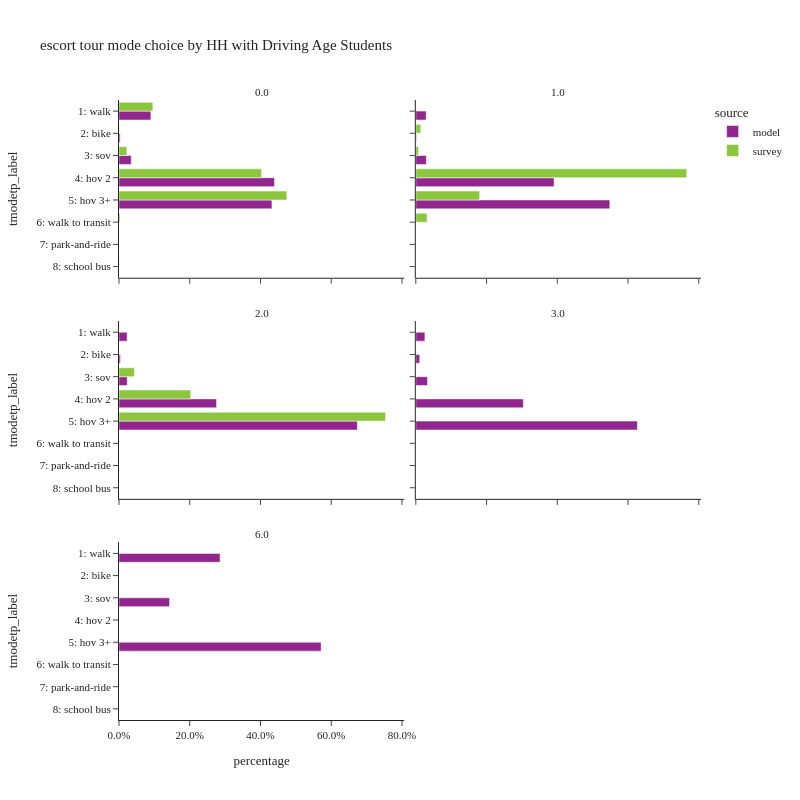

Notebook code cell kept with this figure:
### Code cell
plot_mode_choice(es_tour,
                 "hhhsc",
                 {
                  "tmodetp_label":["1: walk","2: bike","3: sov","4: hov 2","5: hov 3+","6: walk to transit",
                                   "7: park-and-ride","8: school bus","9: otherÃƒÆ’Ã†â€™Ãƒâ€šÃ‚Â¢ÃƒÆ’Ã‚Â¢ÃƒÂ¢Ã¢â€šÂ¬Ã…Â¡Ãƒâ€šÃ‚Â¬ÃƒÆ’Ã‚Â¢ÃƒÂ¢Ã¢â‚¬Å¡Ã‚Â¬Ãƒâ€¦Ã¢â‚¬Å“survey only"]},
                 "HH with Driving Age Students",2,800)

### Figure 1 — Plotly figure (JSON) as saved in the notebook; plotly's stock layout.template omitted (floating-point values rounded to 4 significant figures)
{"data": [{"alignmentgroup": "True", "customdata": [[50155], [1835], [19259], [244872], [240758]], "hovertemplate": "source=model<br>hhhsc=0.0<br>percentage=%{x}<br>tmodetp_label=%{y}<br>sample count=%{customdata[0]}<extra></extra>", "legendgroup": "model", "marker": {"color": "#91268F", "pattern": {"shape": ""}}, "name": "model", "offsetgroup": "model", "orientation": "h", "showlegend": true, "textposition": "auto", "type": "bar", "x": [0.09006, 0.003295, 0.03458, 0.4397, 0.4323], "xaxis": "x5", "y": ["1: walk", "2: bike", "3: sov", "4: hov 2", "5: hov 3+"], "yaxis": "y5"}, {"alignmentgroup": "True", "customdata": [[1663], [99], [1695], [22237], [31200]], "hovertemplate": "source=model<br>hhhsc=1.0<br>percentage=%{x}<br>tmodetp_label=%{y}<br>sample count=%{customdata[0]}<extra></extra>", "legendgroup": "model", "marker": {"color": "#91268F", "pattern": {"shape": ""}}, "name": "model", "offsetgroup": "model", "orientation": "h", "showlegend": false, "textposition": "auto", "type": "bar", "x": [0.02923, 0.00174, 0.02979, 0.3908, 0.5484], "xaxis": "x6", "y": ["1: walk", "2: bike", "3: sov", "4: hov 2", "5: hov 3+"], "yaxis": "y6"}, {"alignmentgroup": "True", "customdata": [[179], [31], [181], [2143], [5235]], "hovertemplate": "source=model<br>hhhsc=2.0<br>percentage=%{x}<br>tmodetp_label=%{y}<br>sample count=%{customdata[0]}<extra></extra>", "legendgroup": "model", "marker": {"color": "#91268F", "pattern": {"shape": ""}}, "name": "model", "offsetgroup": "model", "orientation": "h", "showlegend": false, "textposition": "auto", "type": "bar", "x": [0.02304, 0.00399, 0.0233, 0.2758, 0.6738], "xaxis": "x3", "y": ["1: walk", "2: bike", "3: sov", "4: hov 2", "5: hov 3+"], "yaxis": "y3"}, {"alignmentgroup": "True", "customdata": [[7], [3], [9], [83], [171]], "hovertemplate": "source=model<br>hhhsc=3.0<br>percentage=%{x}<br>tmodetp_label=%{y}<br>sample count=%{customdata[0]}<extra></extra>", "legendgroup": "model", "marker": {"color": "#91268F", "pattern": {"shape": ""}}, "name": "model", "offsetgroup": "model", "orientation": "h", "showlegend": false, "textposition": "auto", "type": "bar", "x": [0.02564, 0.01099, 0.03297, 0.304, 0.6264], "xaxis": "x4", "y": ["1: walk", "2: bike", "3: sov", "4: hov 2", "5: hov 3+"], "yaxis": "y4"}, {"alignmentgroup": "True", "customdata": [[2], [1], [4]], "hovertemplate": "source=model<br>hhhsc=6.0<br>percentage=%{x}<br>tmodetp_label=%{y}<br>sample count=%{customdata[0]}<extra></extra>", "legendgroup": "model", "marker": {"color": "#91268F", "pattern": {"shape": ""}}, "name": "model", "offsetgroup": "model", "orientation": "h", "showlegend": false, "textposition": "auto", "type": "bar", "x": [0.2857, 0.1429, 0.5714], "xaxis": "x", "y": ["1: walk", "3: sov", "5: hov 3+"], "yaxis": "y"}, {"alignmentgroup": "True", "customdata": [[79], [10], [27], [258], [212], [9], [3]], "hovertemplate": "source=survey<br>hhhsc=0.0<br>percentage=%{x}<br>tmodetp_label=%{y}<br>sample count=%{customdata[0]}<extra></extra>", "legendgroup": "survey", "marker": {"color": "#8CC63E", "pattern": {"shape": ""}}, "name": "survey", "offsetgroup": "survey", "orientation": "h", "showlegend": true, "textposition": "auto", "type": "bar", "x": [0.09573, 0.00119, 0.02228, 0.4027, 0.4745, 0.003052, 0.0005548], "xaxis": "x5", "y": ["1: walk", "2: bike", "3: sov", "4: hov 2", "5: hov 3+", "6: walk to transit", "8: school bus"], "yaxis": "y5"}, {"alignmentgroup": "True", "customdata": [[1], [1], [1], [29], [11], [1]], "hovertemplate": "source=survey<br>hhhsc=1.0<br>percentage=%{x}<br>tmodetp_label=%{y}<br>sample count=%{customdata[0]}<extra></extra>", "legendgroup": "survey", "marker": {"color": "#8CC63E", "pattern": {"shape": ""}}, "name": "survey", "offsetgroup": "survey", "orientation": "h", "showlegend": false, "textposition": "auto", "type": "bar", "x": [0.000217, 0.01403, 0.007579, 0.766, 0.1803, 0.0319], "xaxis": "x6", "y": ["1: walk", "2: bike", "3: sov", "4: hov 2", "5: hov 3+", "6: walk to transit"], "yaxis": "y6"}, {"alignmentgroup": "True", "customdata": [[1], [2], [6]], "hovertemplate": "source=survey<br>hhhsc=2.0<br>percentage=%{x}<br>tmodetp_label=%{y}<br>sample count=%{customdata[0]}<extra></extra>", "legendgroup": "survey", "marker": {"color": "#8CC63E", "pattern": {"shape": ""}}, "name": "survey", "offsetgroup": "survey", "orientation": "h", "showlegend": false, "textposition": "auto", "type": "bar", "x": [0.04369, 0.2029, 0.7534], "xaxis": "x3", "y": ["3: sov", "4: hov 2", "5: hov 3+"], "yaxis": "y3"}], "layout": {"annotations": [{"font": {}, "showarrow": false, "text": "6.0", "x": 0.245, "xanchor": "center", "xref": "paper", "y": 0.2867, "yanchor": "bottom", "yref": "paper"}, {"font": {}, "showarrow": false, "text": "2.0", "x": 0.245, "xanchor": "center", "xref": "paper", "y": 0.6433, "yanchor": "bottom", "yref": "paper"}, {"font": {}, "showarrow": false, "text": "3.0", "x": 0.755, "xanchor": "center", "xref": "paper", "y": 0.6433, "yanchor": "bottom", "yref": "paper"}, {"font": {}, "showarrow": false, "text": "0.0", "x": 0.245, "xanchor": "center", "xref": "paper", "y": 1.0, "yanchor": "bottom", "yref": "paper"}, {"font": {}, "showarrow": false, "text": "1.0", "x": 0.755, "xanchor": "center", "xref": "paper", "y": 1.0, "yanchor": "bottom", "yref": "paper"}], "barmode": "group", "height": 800, "legend": {"title": {"text": "source"}, "tracegroupgap": 0}, "title": {"text": "escort tour mode choice by HH with Driving Age Students"}, "width": 800, "xaxis": {"anchor": "y", "domain": [0.0, 0.49], "tickformat": ".1%", "title": {"text": "percentage"}}, "xaxis2": {"anchor": "y2", "domain": [0.51, 1.0], "matches": "x", "tickformat": ".1%", "title": {"text": "percentage"}}, "xaxis3": {"anchor": "y3", "domain": [0.0, 0.49], "matches": "x", "showticklabels": false, "tickformat": ".1%"}, "xaxis4": {"anchor": "y4", "domain": [0.51, 1.0], "matches": "x", "showticklabels": false, "tickformat": ".1%"}, "xaxis5": {"anchor": "y5", "domain": [0.0, 0.49], "matches": "x", "showticklabels": false, "tickformat": ".1%"}, "xaxis6": {"anchor": "y6", "domain": [0.51, 1.0], "matches": "x", "showticklabels": false, "tickformat": ".1%"}, "yaxis": {"anchor": "x", "categoryarray": ["9: otherÃƒÆ’Ã†â€™Ãƒâ€šÃ‚Â¢ÃƒÆ’Ã‚Â¢ÃƒÂ¢Ã¢â€šÂ¬Ã…Â¡Ãƒâ€šÃ‚Â¬ÃƒÆ’Ã‚Â¢ÃƒÂ¢Ã¢â‚¬Å¡Ã‚Â¬Ãƒâ€¦Ã¢â‚¬Å“survey only", "8: school bus", "7: park-and-ride", "6: walk to transit", "5: hov 3+", "4: hov 2", "3: sov", "2: bike", "1: walk"], "categoryorder": "array", "domain": [0.0, 0.2867], "title": {"text": "tmodetp_label"}}, "yaxis2": {"anchor": "x2", "domain": [0.0, 0.2867], "matches": "y", "showticklabels": false}, "yaxis3": {"anchor": "x3", "categoryarray": ["9: otherÃƒÆ’Ã†â€™Ãƒâ€šÃ‚Â¢ÃƒÆ’Ã‚Â¢ÃƒÂ¢Ã¢â€šÂ¬Ã…Â¡Ãƒâ€šÃ‚Â¬ÃƒÆ’Ã‚Â¢ÃƒÂ¢Ã¢â‚¬Å¡Ã‚Â¬Ãƒâ€¦Ã¢â‚¬Å“survey only", "8: school bus", "7: park-and-ride", "6: walk to transit", "5: hov 3+", "4: hov 2", "3: sov", "2: bike", "1: walk"], "categoryorder": "array", "domain": [0.3567, 0.6433], "matches": "y", "title": {"text": "tmodetp_label"}}, "yaxis4": {"anchor": "x4", "domain": [0.3567, 0.6433], "matches": "y", "showticklabels": false}, "yaxis5": {"anchor": "x5", "categoryarray": ["9: otherÃƒÆ’Ã†â€™Ãƒâ€šÃ‚Â¢ÃƒÆ’Ã‚Â¢ÃƒÂ¢Ã¢â€šÂ¬Ã…Â¡Ãƒâ€šÃ‚Â¬ÃƒÆ’Ã‚Â¢ÃƒÂ¢Ã¢â‚¬Å¡Ã‚Â¬Ãƒâ€¦Ã¢â‚¬Å“survey only", "8: school bus", "7: park-and-ride", "6: walk to transit", "5: hov 3+", "4: hov 2", "3: sov", "2: bike", "1: walk"], "categoryorder": "array", "domain": [0.7133, 1.0], "matches": "y", "title": {"text": "tmodetp_label"}}, "yaxis6": {"anchor": "x6", "domain": [0.7133, 1.0], "matches": "y", "showticklabels": false}}}
